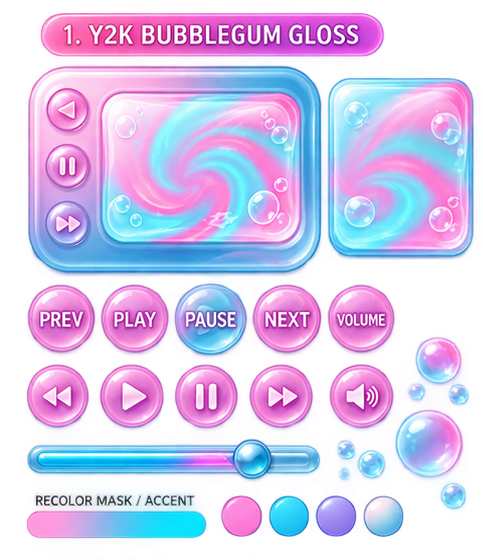
#> input picture tools/player-assets/references/bubblegum-gloss.png, 483 x 560 px
$ python separate_mini_transport.py
#> lines starting #> are read from the running program, lines starting #| are printed output that depends on the picture; after the words box and inside, x2 and y2 are one past the last pixel; in counts of white or black regions, pixels touching at a corner belong together
"""
Separates the 3 mini-transport buttons (prev/pause/next) from
screen-fused.png via Hough-circle detection (real geometry, verified by
overlay before use — tools/player-assets/_check_minicircles.png), then
punches those circular regions to transparent in a copy of the source,
leaving a real (masked, not synthesized) screen-only layer with no
mini-transport baked in.
"""
import cv2
from pathlib import Path
import numpy as np
from PIL import Image, ImageDraw

REPO_ROOT = Path(__file__).resolve().parents[3]
REF = REPO_ROOT / "tools" / "player-assets" / "references" / "bubblegum-gloss.png"
OUT_DIR = REPO_ROOT / "frontend" / "web" / "src" / "assets" / "profilePlayers" / "bubblegum-gloss"

# (cx, cy, r) in the reference's own 483x560 coordinate space, as verified
# by overlay against the real screen-fused.png circles.
CIRCLES = {
    "mini-prev": (68.6, 109.8, 24),
    "mini-pause": (68.6, 163.8, 24),
    "mini-next": (68.6, 226.2, 24),
}


def main():
    im = Image.open(REF).convert("RGBA")
#> im is the input picture: PIL image 483x560 RGBA; mean R, G, B, A 161.2, 150.9, 200.8, 150.3
    masked = im.copy()
    mdraw_alpha = np.array(masked)

    for name, (cx, cy, r) in CIRCLES.items():
        pad = 3
        x0, y0 = int(cx - r - pad), int(cy - r - pad)
        x1, y1 = int(cx + r + pad), int(cy + r + pad)
        piece = im.crop((x0, y0, x1, y1)).copy()
        # circular alpha mask so the crop isn't a square with corner pixels
        mask = Image.new("L", piece.size, 0)
        ImageDraw.Draw(mask).ellipse([pad, pad, piece.width - pad, piece.height - pad], fill=255)
        piece.putalpha(Image.composite(piece.split()[3], Image.new("L", piece.size, 0), mask))
        piece.save(OUT_DIR / "controls" / f"{name}.png")
        print(name, piece.size, (x0, y0))

        # punch a transparent hole (real masking) in the working copy
        yy, xx = np.ogrid[:mdraw_alpha.shape[0], :mdraw_alpha.shape[1]]
        dist = (xx - cx) ** 2 + (yy - cy) ** 2
        hole = dist <= (r + 1) ** 2
        mdraw_alpha[hole, 3] = 0
#> this loop made 3 passes
#> pass 1, in main, `piece = im.crop((x0, y0, x1, y1)).copy()`:
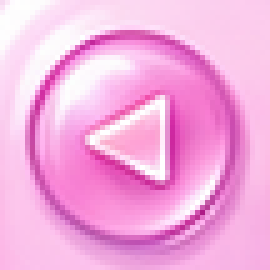
#> piece: PIL image 54x54 RGBA (shown 5 times larger); mean R, G, B, A 244.2, 171.5, 223.7, 252.6; transparent parts drawn white
#> pass 1, in main, `piece.save(OUT_DIR / "controls" / f"{name}.png")`:
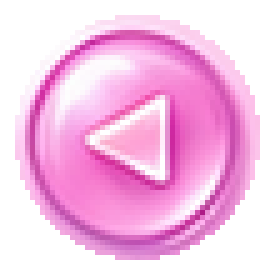
#> saved as mini-prev.png: PIL image 54x54 RGBA (shown 5 times larger); mean R, G, B, A 244.2, 171.5, 223.7, 162.7; transparent parts drawn white
#> pass 2, in main, `piece = im.crop((x0, y0, x1, y1)).copy()`:
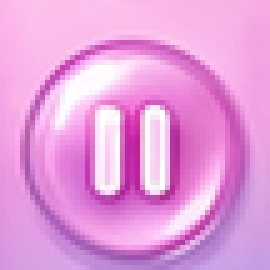
#> piece: PIL image 54x54 RGBA (shown 5 times larger); mean R, G, B, A 230.3, 155.8, 221.1, 252.5; transparent parts drawn white
#> after the loop:
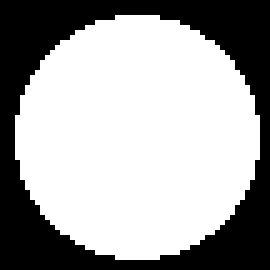
#> mask: PIL image 54x54 L (shown 5 times larger); 64.4% white; 1 black region, box (x1, y1, x2, y2) and area: (0, 0, 54, 54) 1039
#> after the loop:
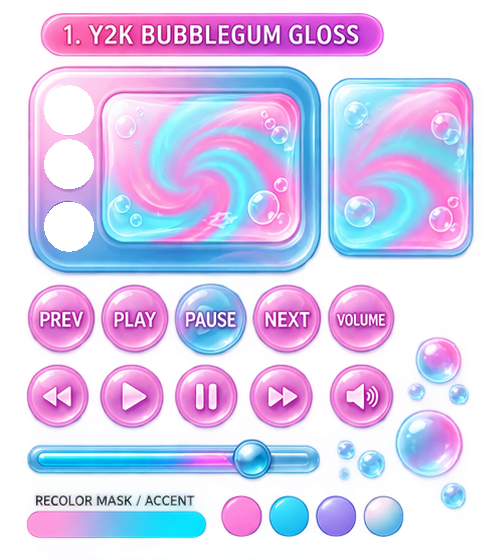
#> mdraw_alpha: shape (560, 483, 4); 2.18% of pixels changed, all inside (x1, y1, x2, y2) = (44, 85, 94, 252); transparent parts drawn white
#> after the loop:
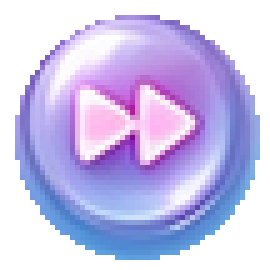
#> piece: PIL image 54x54 RGBA (shown 5 times larger); mean R, G, B, A 161.8, 159.6, 226.4, 162.6; transparent parts drawn white

    # Crop down to just the screen-unit region (real bbox measured in
    # components.json) — the working copy above was punched on the FULL
    # 483x560 reference so circle coordinates stay in one consistent
    # space, but the actual asset must be just the screen unit.
    SCREEN_BBOX = (23, 61, 326, 279)
    screen_only = Image.fromarray(mdraw_alpha).crop(SCREEN_BBOX)
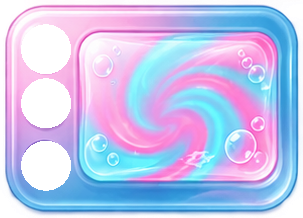
#> screen_only: PIL image 303x218 RGBA; mean R, G, B, A 180.6, 178.4, 229.8, 205; transparent parts drawn white
    screen_only.save(OUT_DIR / "screen" / "screen-frame-nominitransport.png")
    print("saved screen-frame-nominitransport.png", screen_only.size)
#| saved screen-frame-nominitransport.png (303, 218)


if __name__ == "__main__":
    main()

$ run again, with frontend/web/src/assets/profilePlayers/bubblegum-gloss/shell/screen-fused.png copied over tools/player-assets/references/bubblegum-gloss.png
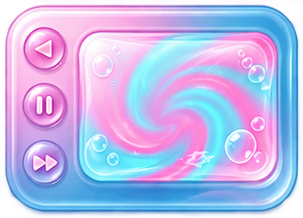
#> input picture frontend/web/src/assets/profilePlayers/bubblegum-gloss/shell/screen-fused.png, 303 x 218 px
#> in main, im is the input picture: PIL image 303x218 RGBA; mean R, G, B, A 180.6, 178.4, 229.8, 227.5
#> after the loop in main, `for name, (cx, cy, r) in CIRCLES.items():`:
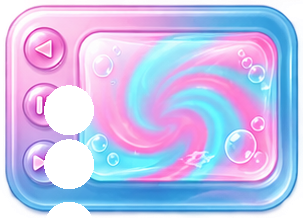
#> mdraw_alpha: shape (218, 303, 4); 6.77% of pixels changed, all inside (x1, y1, x2, y2) = (44, 85, 94, 218); transparent parts drawn white
#> in main, `screen_only = Image.fromarray(mdraw_alpha).crop(SCREEN_BBOX)`:
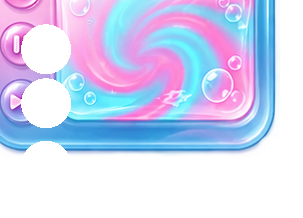
#> screen_only: PIL image 303x218 RGBA; mean R, G, B, A 113.9, 118.5, 153.9, 142; transparent parts drawn white
#| saved screen-frame-nominitransport.png (303, 218)
